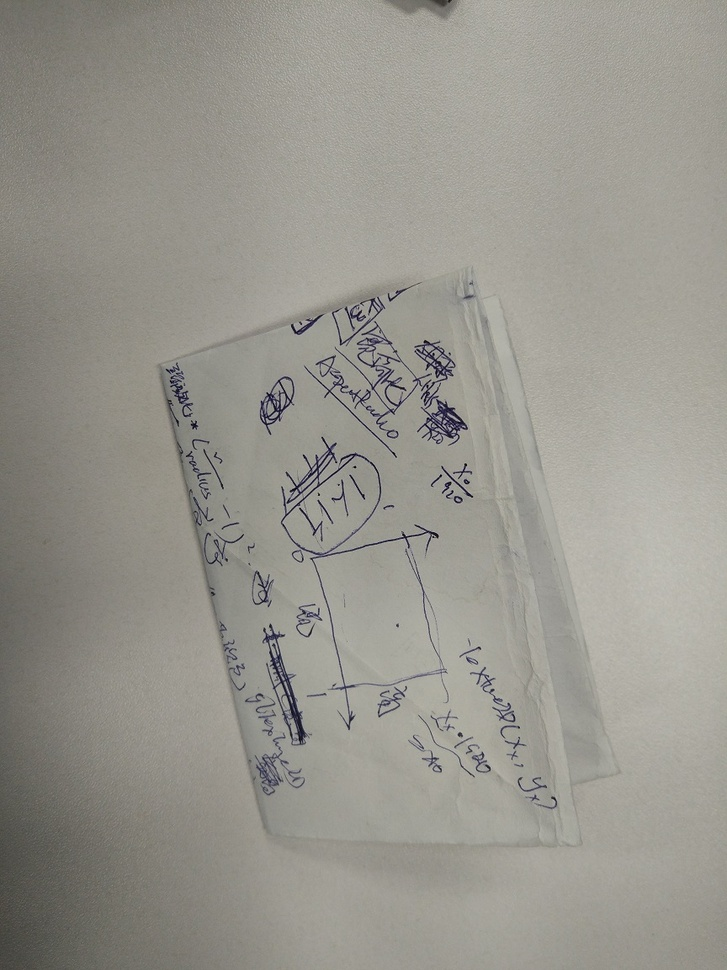
//> input picture 形态学检测拐角/形态学检测拐角/border_test.jpg, 727 x 970 px, shrunk from 864 x 1152 before the run
$ ./形态学检测拐角   (built with g++ and OpenCV 4)
//> lines starting //> are read from the running program, lines starting //| are printed output that depends on the picture; after the words box and inside, x2 and y2 are one past the last pixel; in counts of white or black regions, pixels touching at a corner belong together
### 形态学检测拐角/形态学检测拐角/stdafx.h
// stdafx.h : 标准系统包含文件的包含文件，
// 或是经常使用但不常更改的
// 特定于项目的包含文件
//

#pragma once

#include "targetver.h"

#include <stdio.h>
#include <tchar.h>


// TODO:  在此处引用程序需要的其他头文件

### 形态学检测拐角/形态学检测拐角/形态学检测拐角.cpp
// 形态学检测拐角.cpp : 定义控制台应用程序的入口点。
//

#include "stdafx.h"

#include "opencv2/opencv.hpp"
#include "opencv2/core/core.hpp"
#include "opencv2/highgui/highgui.hpp"
#include "opencv2/objdetect/objdetect.hpp"
#include "opencv2/core/ocl.hpp"
using namespace cv;

#include <vector>
#include <iostream>
using namespace std;


int main()
{
	Mat img, gray;
	img = imread("border_test.jpg", 1);
//> img is the input picture: 970 rows x 727 cols, CV_8UC3; mean B, G, R 141.7, 149.5, 151.7
	cvtColor(img, gray, COLOR_BGR2GRAY);
	GaussianBlur(gray, gray, Size(5, 5), 0);
	printf("gray : row %d col %d ch %d \n", gray.rows, gray.cols, gray.channels());
//| gray : row 970 col 727 ch 1
	Mat canny_gray;
	Canny(gray, canny_gray, 0, 50);			// Canny边缘检测
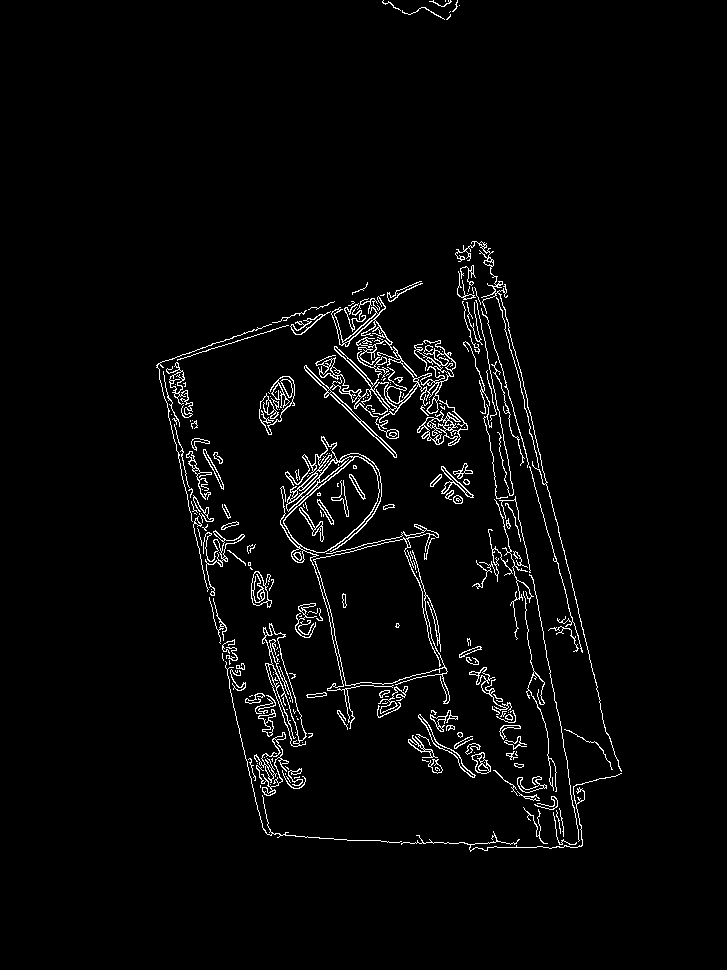
//> canny_gray: 970 rows x 727 cols, CV_8UC1; 2.9% white in thin lines or dots, all inside (x1, y1, x2, y2) = (156, 0, 622, 852)

	// 构造5×5的结构元素，分别为十字形、菱形、方形和X型
	Mat cross = getStructuringElement(cv::MORPH_CROSS, cv::Size(5, 5));
	Mat diamond = getStructuringElement(cv::MORPH_RECT, cv::Size(5, 5));// 菱形结构(实心)元素的定义稍麻烦一些
	diamond.at<uint8_t>(0, 0) = 0;
	diamond.at<uint8_t>(0, 1) = 0;
	diamond.at<uint8_t>(1, 0) = 0;
	diamond.at<uint8_t>(4, 4) = 0;
	diamond.at<uint8_t>(4, 3) = 0;
	diamond.at<uint8_t>(3, 4) = 0;
	diamond.at<uint8_t>(4, 0) = 0;
	diamond.at<uint8_t>(4, 1) = 0;
	diamond.at<uint8_t>(3, 0) = 0;
	diamond.at<uint8_t>(0, 3) = 0;
	diamond.at<uint8_t>(0, 4) = 0;
	diamond.at<uint8_t>(1, 4) = 0;
	Mat	square = getStructuringElement(cv::MORPH_RECT, cv::Size(5, 5));
	Mat x =  getStructuringElement(cv::MORPH_CROSS, cv::Size(5, 5));


	Mat result1;												// dilate 之前是三通道 之后也是三通道 建议用灰度图单通道
	dilate(gray, result1, cross);								// 使用cross膨胀 原图像
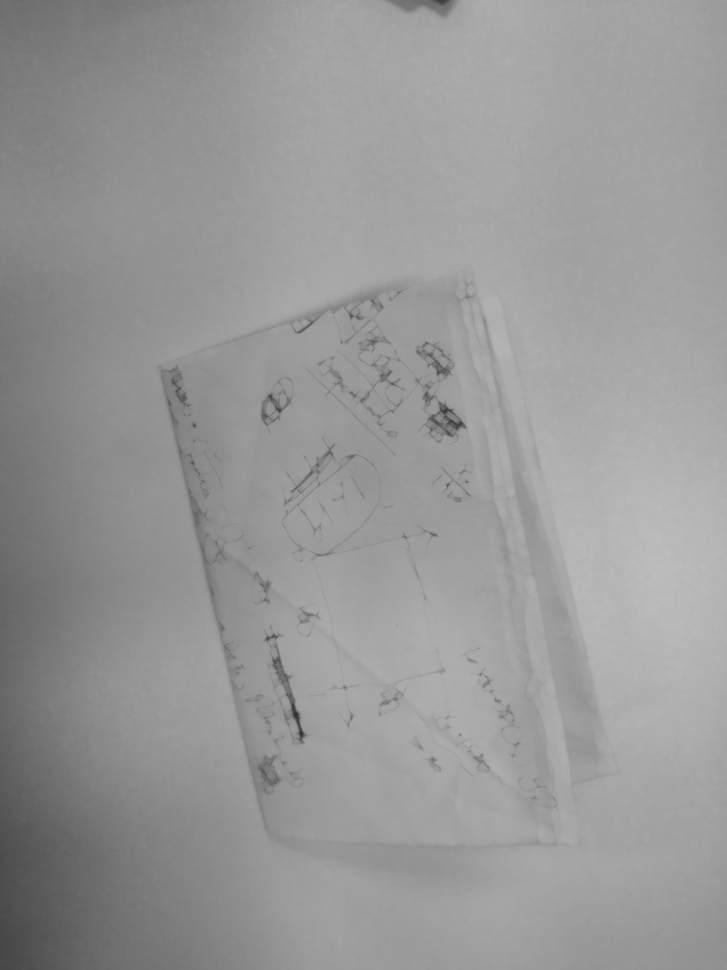
//> result1: 970 rows x 727 cols, CV_8UC1; min 43, max 189, mean 151.9
	Mat resultDiamond;
	erode(result1, resultDiamond, diamond); result1.release();	// 使用菱形腐蚀图像


	dilate(gray, result1, x);									// 使用X膨胀 原图像
	Mat resultSquare;
	erode(result1, resultSquare, square); result1.release();	// 使用方形腐蚀图像

	// 将两幅闭运算的图像相减获得角
	absdiff(resultSquare, resultDiamond, result1); resultSquare.release(); resultDiamond.release();
//> after `absdiff(resultSquare, resultDiamond, result1)`:
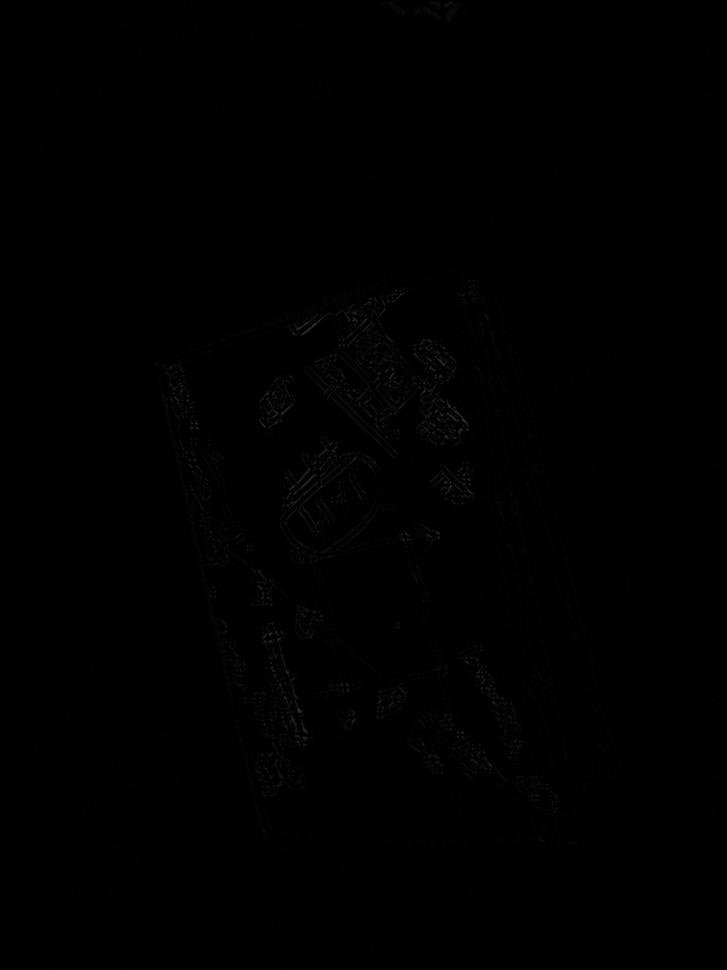
//> result1: 970 rows x 727 cols, CV_8UC1; min 0, max 57, mean 0.7
	// 使用阈值获得二值图
	Mat result ;
	threshold(result1, result, 40, 255, THRESH_BINARY); result1.release();
//> after `threshold(result1, result, 40, 255, THRESH_BINARY)`: result: 970 rows x 727 cols, CV_8UC1; 0.01% white in thin lines or dots, all inside (x1, y1, x2, y2) = (196, 322, 491, 766)

	imshow("角点位置", result);
#if 0
	//circle(img, Point(5, 200), 5, Scalar(255, 0, 0));
	Scalar color(255, 0, 0);
	printf("row %d col %d ch %d \n", result.rows , result.cols, result.channels() );
	for (int i = 0; i < result.rows; i++) {
		for (int j = 0; j < result.cols; j++) {
			if (result.at<uint8_t>(i, j) == 255) {
				circle(img, Point(j , i ) , 10 , color );
			}
		}
	}

	imshow("原图角点", img );
#endif

	waitKey(0);
	return 0;
}
